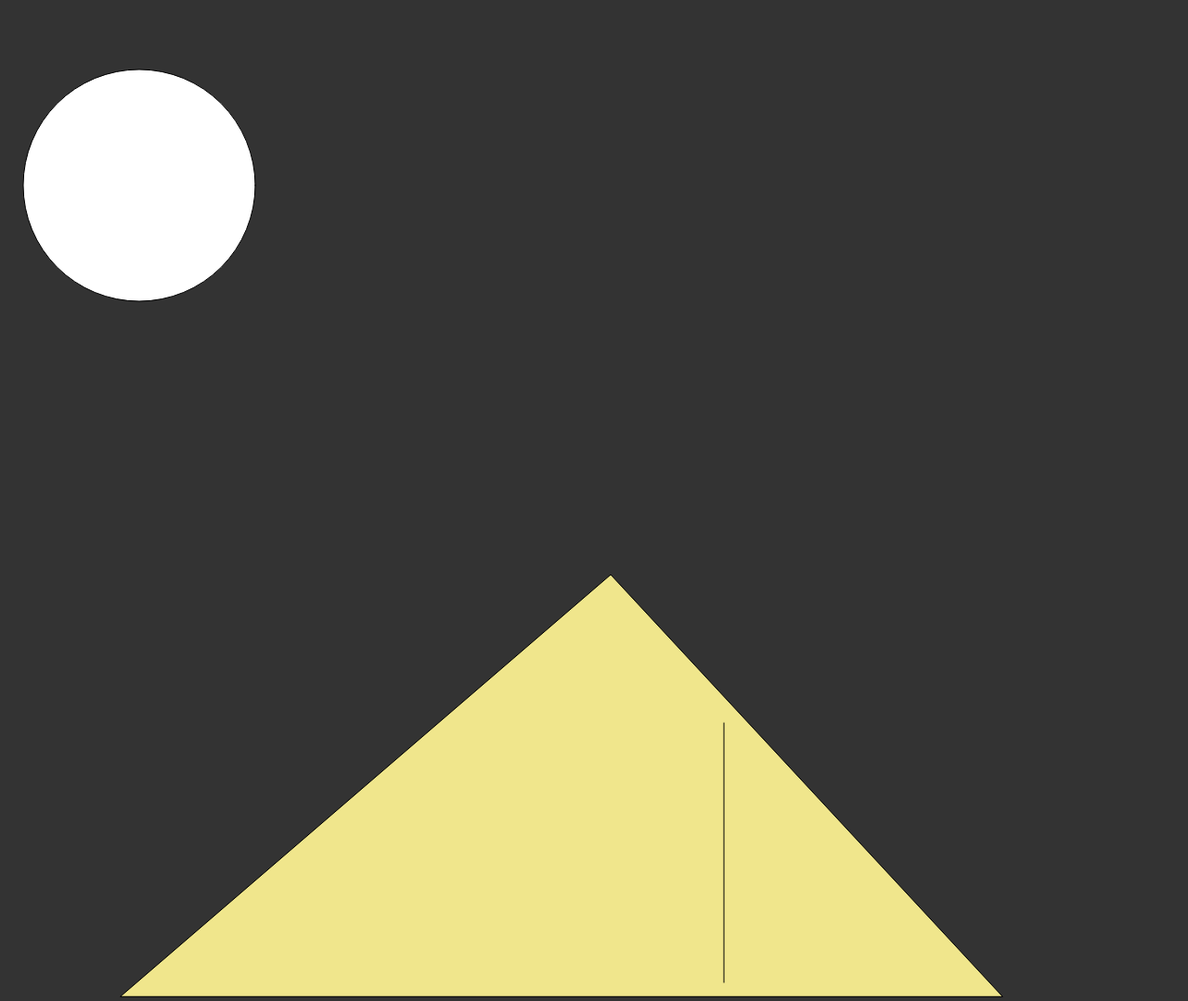
Frame 1 (no input)
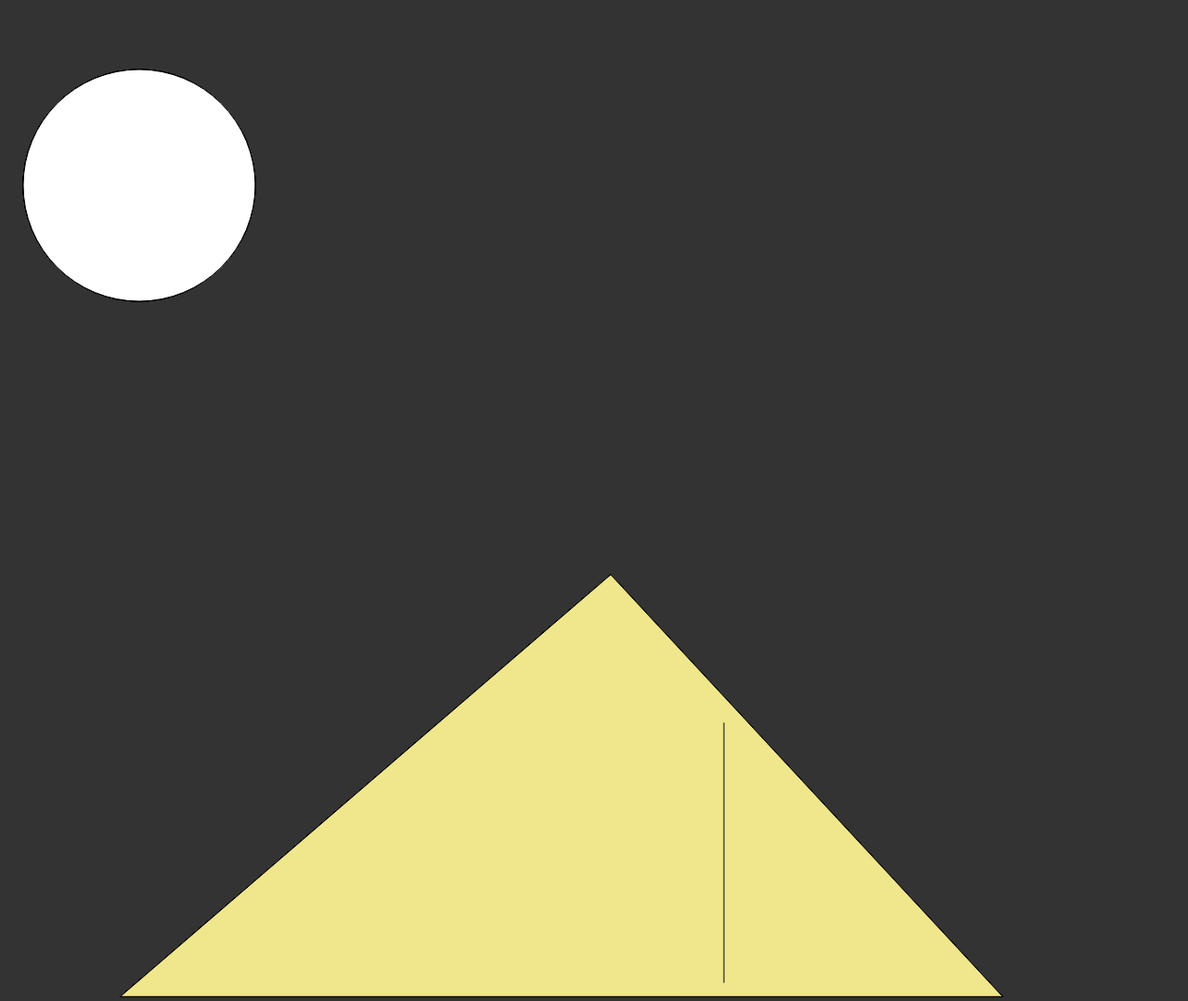
Frame 60 (no input)
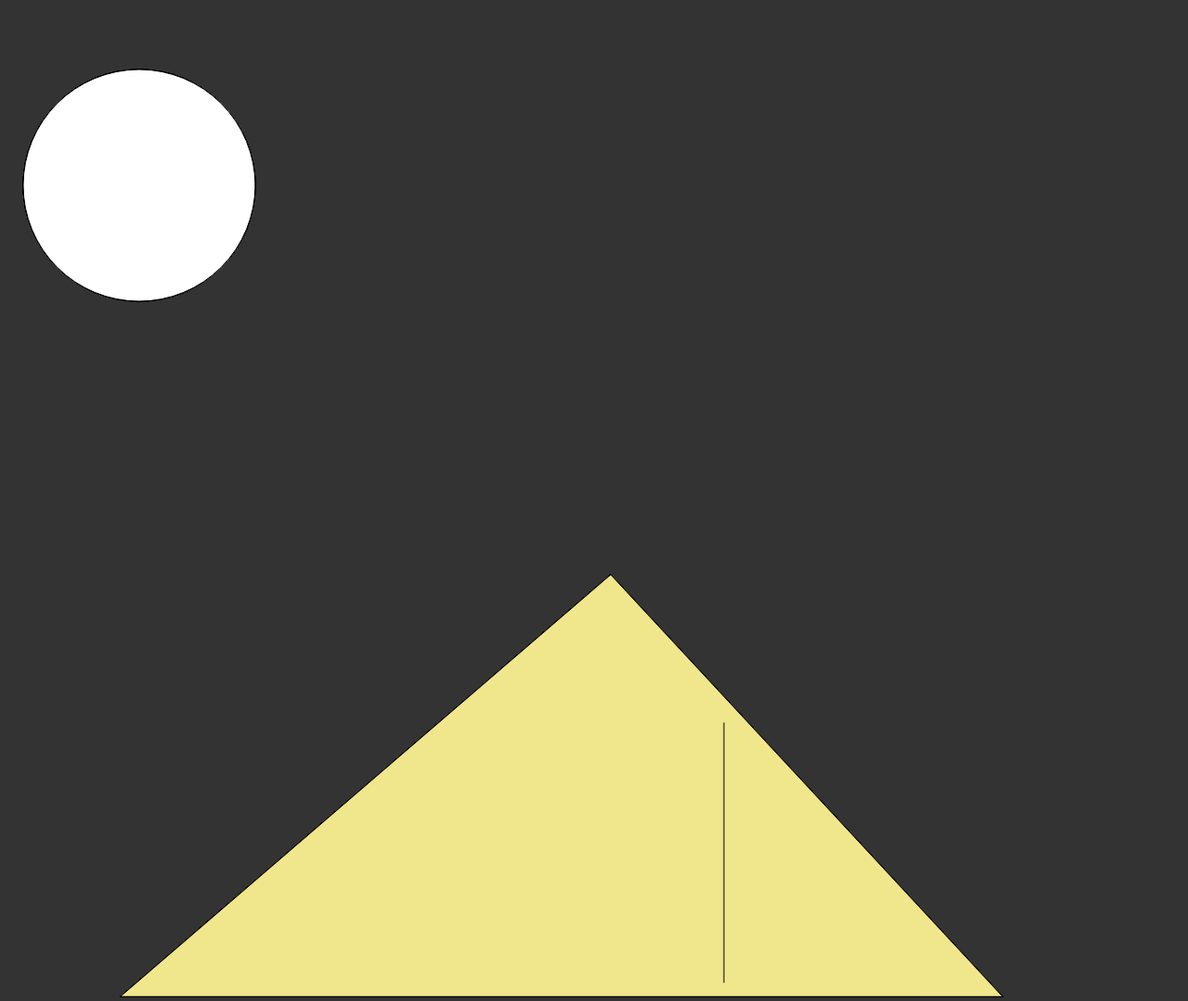
Frame 120 (the mouse pressed at the canvas centre since frame 60)

The p5.js sketch that drew these frames (run headless with seeded random() and noise() and a simulated clock; from frame 60 on, the mouse is pressed at the canvas centre):

// p5.js sketch
// ── sketch.js
function setup() {
  // creating canvas and the background
  createCanvas(1280, 1080);
  background(51);
}

function draw() {
 //color white for circle so it maintains its color
 fill(255, 255, 255);
 ellipse(150, 200, 250, 250);
 
 //Pyramid size, position, Color of pyramid
 fill(240, 230, 140);
 triangle(130, 1075, 658, 620, 1080, 1075);
 //line in pyramid
 line(780, 780, 780, 1060)
}
//Eric drove Chris typed
